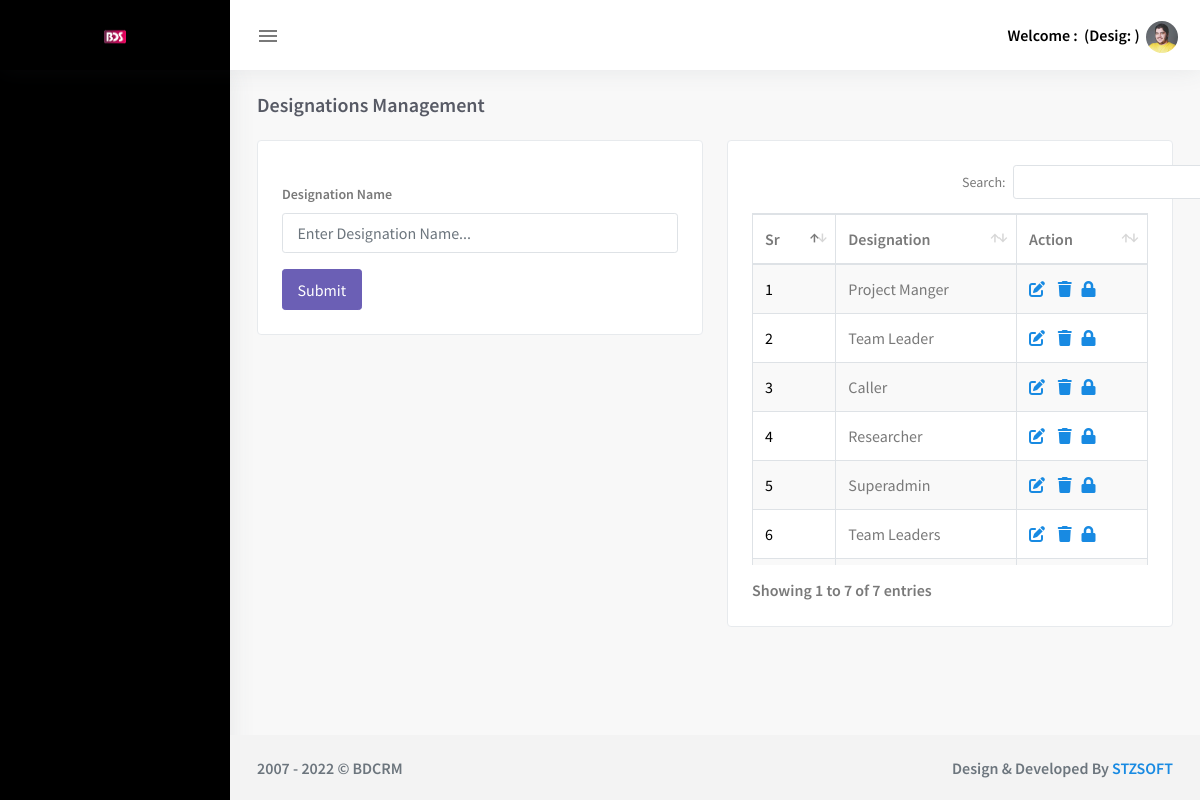
Screenshot of /master/add_designations with the database file from the repository.
### tables this page shows
CREATE TABLE `master_designation` (
  `id` int(10) NOT NULL,
  `designation_name` varchar(50) NOT NULL,
  `status` int(10) NOT NULL DEFAULT 1 COMMENT '1=Active, 0=Inactive',
  `created_at` datetime NOT NULL DEFAULT current_timestamp()
);

### application/views/includes/template.php (called while the page is built, shortened)
<?php
$this->load->view("includes/header.php");
$this->load->view("includes/navbar.php");
$this->load->view("includes/left-sidebar.php");
$this->load->view("includes/right-sidebar.php");
$this->load->view($main_content);
?>

### application/controllers/Master.php (called while the page is built, shortened)
<?php if (!defined('BASEPATH')) exit('No direct script access allowed');
class Master  extends CI_Controller
{
    public function __construct()
    {
        $this->load->model("model");
    }
    public function add_designations($id=0){
        $data['main_content'] = "main/add_designation";
        if($id!=0){
           $data['getDesigValues'] = $this->model->getData('master_designation', array('status' => '1','id'=>$id))[0];
        }else{
               $data['getDesigValues'] = "";
        }
        $data['getAllDesignations'] = $this->model->getData('master_designation', array('status' => '1'));
        $this->load->view("includes/template", $data);
    }
}

### index.php (called while the page is built, shortened)
<?php
require_once BASEPATH.'core/CodeIgniter.php';

### application/models/Model.php (called while the page is built, shortened)
<?php
class Model extends CI_Model {
	function getData($tableName, $where_data=array(), $where_in = array(), $like = array()){
        try{
			if (isset($tableName) && isset($where_data)) {
				$this->db->trans_start();
				if(!empty($where_data)){
					$this->db->where($where_data);
				}
				$query = $this->db->get($tableName);
				$this->db->trans_complete();
				if ($query->num_rows() > 0){
					$rows = $query->result_array();
					return $rows;
				}else{
					return false;
				}
			}else{
				return false;
			}
		} catch (Exception $e){
			return false;
		}
	}
}

### application/views/main/add_designation.php (the view, shortened to what this page needs)
<div class="content-page">
    <div class="content">
        <div class="container-fluid">
            <div class="row">
                <div class="col-12">
                    <div class="page-title-box">
                        <h4 class="page-title">Designations Management</h4>
                    </div>
                </div>
            </div>
            <div class="row">
                <div class="col-lg-6">
                    <div class="card-box">
                        <?php
                        if(!empty($getDesigValues)){
                            $desig_id = $getDesigValues['id'];
                            $desig_name = $getDesigValues['designation_name'];
                        }else{
                            $desig_name = "";
                        }
                        ?>
                        <form action="<?php echo base_url('master/submit_designations'); ?>" method="post">
                            <div class="form-group">
                                <label>Designation Name</label>
                                <input type="text" name="designation_name" class="form-control" placeholder="Enter Designation Name..." required="" value="<?= $desig_name; ?>">
                            </div>
                            <button type="submit" class="btn btn-purple waves-effect waves-light">Submit</button>
                        </form>
                    </div>
                </div>
                <div class="col-lg-6">
                    <div class="card-box">
                        <table id="datatable-fixed-col" class="table table-striped table-bordered dt-responsive nowrap" style="border-collapse: collapse; border-spacing: 0; width: 100%;">
                            <thead>
                                <tr>
                                    <th>Sr</th>
                                    <th>Designation</th>
                                    <th>Action</th>
                                </tr>
                            </thead>
                            <tbody>
                            <?php
                            if (!empty($getAllDesignations)) {
                                foreach ($getAllDesignations as $k =>$value) {
                                    $id = $value['id'];
                            ?>
                                        <tr>
                                            <td style="color: black"><?php echo $k+1;?></td>
                                            <td><?php echo $value['designation_name']?></td>
                                            <td>
                                               <a href="<?php echo base_url('master/add_designations').'/'.$id ?>"><i class="fa-solid fa-pen-to-square"></i></a>
                                                <a href="<?php echo base_url('master/delete_designations').'/'.$id ?>"><i class="fa-solid fa-trash"></i></a>&nbsp;&nbsp;
                                                <a href="<?= base_url('master/permissons').'/'.$id.'/'.$value['designation_name'];?>" title='Set Permissons '>
                                                <i class="fa fa-lock" aria-hidden="true"></i></a>
                                            </td>
                                        </tr>
                                <?php
                                }
                            }
                            ?>
                          </tbody>
                        </table>
                    </div>
                </div>
            </div>
        </div>
    </div>
</div>

### rows the page displays
master_designation: designation_name "Project Manger"
master_designation: designation_name "Team Leader"
master_designation: designation_name "Caller"
master_designation: designation_name "Researcher"
master_designation: designation_name "Superadmin"
master_designation: designation_name "Team Leaders"
